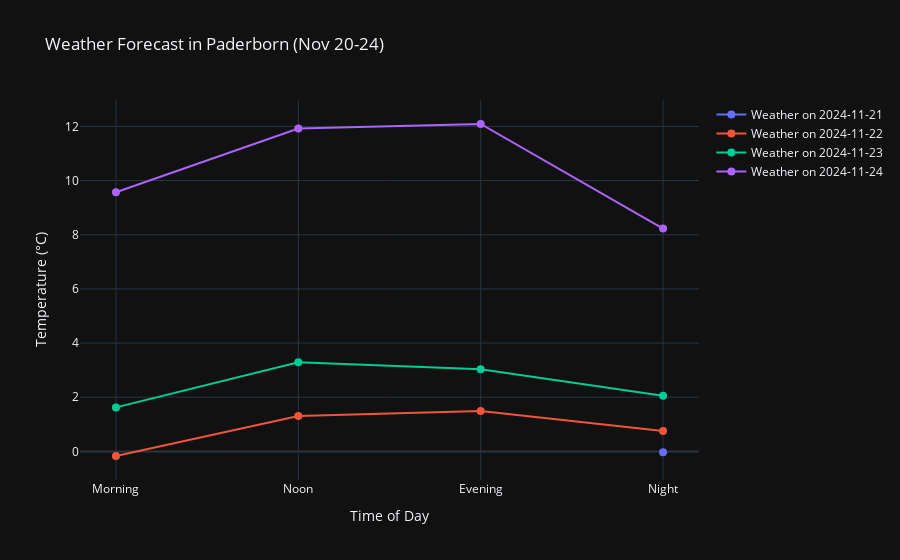

Source (notebook cell):
### Code cell
import requests
import pandas as pd
import plotly.graph_objects as go

# Define your API Key and city
API_KEY = 'API key'  # Replace with your actual API key
city = "Paderborn"

# URL to get weather forecast (5 days forecast)
url = f"http://api.openweathermap.org/data/2.5/forecast?q={city}&units=metric&cnt=40&appid={API_KEY}"

# Request the data from the API
response = requests.get(url)

# Check if the request was successful (status code 200)
if response.status_code == 200:
    data = response.json()  # Receiving the response in JSON format
    
    # Extract relevant weather information for the next 5 days (morning, noon, evening, night)
    weather_data = []
    if 'list' in data:  # Check if 'list' exists in the response
        for forecast in data['list']:
            dt = pd.to_datetime(forecast['dt_txt'])
            if dt.month == 11 and dt.day in range(20, 25):  # Adjust for the next 5 days (20th-24th Nov)
                time_of_day = None
                
                # Assign times of day: Morning, Noon, Evening, Night
                if 6 <= dt.hour < 12:
                    time_of_day = 'Morning'
                elif 12 <= dt.hour < 18:
                    time_of_day = 'Noon'
                elif 18 <= dt.hour < 21:
                    time_of_day = 'Evening'
                else:
                    time_of_day = 'Night'
                
                # Append relevant data
                weather_data.append({
                    'Date': dt.strftime('%Y-%m-%d'),
                    'Time of Day': time_of_day,
                    'Temperature': forecast['main']['temp'],
                    'Weather': forecast['weather'][0]['description']
                })
        
        # Convert to DataFrame
        df = pd.DataFrame(weather_data)
        
        # Create a pivot table to restructure data for plotting
        pivot_df = df.pivot_table(index='Date', columns='Time of Day', values='Temperature', aggfunc='mean')
        ordered_columns = [ "Morning", "Noon", "Evening", "Night"]
        pivot_df = pivot_df[ordered_columns]
        weather_desc = df.pivot_table(index='Date', columns='Time of Day', values='Weather', aggfunc='first')
        
        
        # Plotting the data for 5 days with hover functionality
        fig = go.Figure()
        
        for day in pivot_df.index:
            fig.add_trace(go.Scatter(
                x=pivot_df.columns, 
                y=pivot_df.loc[day],
                mode='lines+markers',
                name=f"Weather on {day}",
                hovertext=[f"Temperature: {pivot_df.loc[day][time]}°C<br>Weather: {weather_desc.loc[day][time]}" for time in pivot_df.columns],
                hoverinfo="text",  # Shows the hover text
                line=dict(shape='linear'),
                marker=dict(size=8)
            ))

        # Add title and labels
        fig.update_layout(
            title="Weather Forecast in Paderborn (Nov 20-24)",
            xaxis_title="Time of Day",
            yaxis_title="Temperature (°C)",
            hovermode="closest",  # This enables hover effects to work
            template="plotly_dark"
        )
        
        # Show the figure
        fig.show()

    else:
        print("Error: 'list' key not found in the response data.")
else:
    print(f"Error: Failed to retrieve data. Status code: {response.status_code}")

### Figure 1 — Plotly figure (JSON) as saved in the notebook; plotly's stock layout.template omitted (floating-point values rounded to 4 significant figures)
{"data": [{"hoverinfo": "text", "hovertext": ["Temperature: nan°C<br>Weather: nan", "Temperature: nan°C<br>Weather: nan", "Temperature: nan°C<br>Weather: nan", "Temperature: -0.03°C<br>Weather: light snow"], "line": {"shape": "linear"}, "marker": {"size": 8}, "mode": "lines+markers", "name": "Weather on 2024-11-21", "type": "scatter", "visible": true, "x": ["Morning", "Noon", "Evening", "Night"], "y": [null, null, null, -0.03]}, {"hoverinfo": "text", "hovertext": ["Temperature: -0.17000000000000004°C<br>Weather: broken clouds", "Temperature: 1.3050000000000002°C<br>Weather: overcast clouds", "Temperature: 1.49°C<br>Weather: light snow", "Temperature: 0.75°C<br>Weather: snow"], "line": {"shape": "linear"}, "marker": {"size": 8}, "mode": "lines+markers", "name": "Weather on 2024-11-22", "type": "scatter", "x": ["Morning", "Noon", "Evening", "Night"], "y": [-0.17, 1.305, 1.49, 0.75]}, {"hoverinfo": "text", "hovertext": ["Temperature: 1.625°C<br>Weather: overcast clouds", "Temperature: 3.29°C<br>Weather: overcast clouds", "Temperature: 3.03°C<br>Weather: overcast clouds", "Temperature: 2.0533333333333332°C<br>Weather: light snow"], "line": {"shape": "linear"}, "marker": {"size": 8}, "mode": "lines+markers", "name": "Weather on 2024-11-23", "type": "scatter", "x": ["Morning", "Noon", "Evening", "Night"], "y": [1.625, 3.29, 3.03, 2.053]}, {"hoverinfo": "text", "hovertext": ["Temperature: 9.57°C<br>Weather: light rain", "Temperature: 11.92°C<br>Weather: overcast clouds", "Temperature: 12.09°C<br>Weather: overcast clouds", "Temperature: 8.23°C<br>Weather: overcast clouds"], "line": {"shape": "linear"}, "marker": {"size": 8}, "mode": "lines+markers", "name": "Weather on 2024-11-24", "type": "scatter", "x": ["Morning", "Noon", "Evening", "Night"], "y": [9.57, 11.92, 12.09, 8.23]}], "layout": {"autosize": true, "hovermode": "closest", "title": {"text": "Weather Forecast in Paderborn (Nov 20-24)"}, "xaxis": {"autorange": true, "range": [-0.1905, 3.191], "title": {"text": "Time of Day"}, "type": "category"}, "yaxis": {"autorange": true, "range": [-1.299, 13.22], "title": {"text": "Temperature (°C)"}, "type": "linear"}}}
